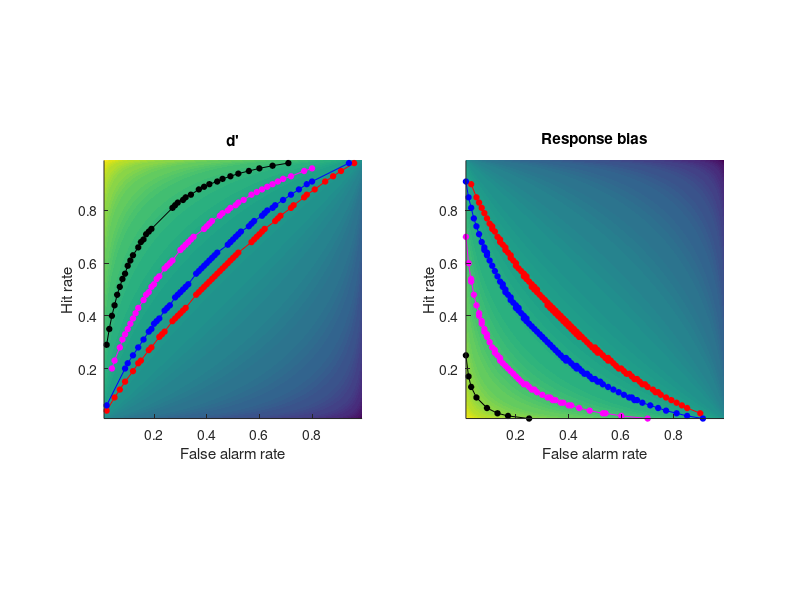

MATLAB code for this plot:
%%
%   COURSE: Master statistics and machine learning: intuition, math, code										
%      URL: udemy.com/course/statsml_x/?couponCode=202112 
% 
%  SECTION: Signal detection theory
%    VIDEO: ROC curves
% 
%  TEACHER: Mike X Cohen, sincxpress.com
%

%%

% a clear MATLAB workspace is a clear mental workspace
close all; clear; clc
pkg load statistics % load Octave stats package

%% recreate the matrices

x  = .01:.01:.99;
dp = norminv(x)' - norminv(x);
rb = -( norminv(x)' + norminv(x) )/2;

%% create the 2D spaces

figure(1), clf
subplot(121), hold on
contourf(x,x,dp,80,'linecolor','none')
xlabel('False alarm rate')
ylabel('Hit rate')
title('d''')
axis square

subplot(122), hold on
contourf(x,x,rb,80,'linecolor','none')
xlabel('False alarm rate')
ylabel('Hit rate')
title('Response bias')
axis square

%% now draw the isocontours

colorz = 'rbmk';
rb2plot = [.3 .5 .9 1.5];
tol = .01;

for dpi=1:length(rb2plot)
    
    % d': find points and plot isosensitivity curves
    idx = find(dp>rb2plot(dpi)-tol & dp<rb2plot(dpi)+tol);
    [yi,xi] = ind2sub(size(dp),idx);
    subplot(121)
    plot(x(xi),x(yi),[ colorz(dpi) 'o-' ],'markersize',4,'markerfacecolor',colorz(dpi))
    
    % repeat for response bias
    idx = find(rb>rb2plot(dpi)-tol & rb<rb2plot(dpi)+tol);
    [yi,xi] = ind2sub(size(rb),idx);
    subplot(122)
    plot(x(xi),x(yi),[ colorz(dpi) 'o-' ],'markersize',4,'markerfacecolor',colorz(dpi))
end

%% done.
